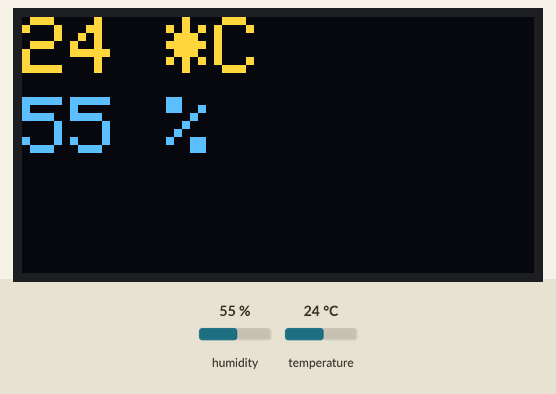
Recording of a sketch running on a simulated Arduino Uno, built with avr-gcc and run on an emulated ATmega328P. Shown: 128×64 one-colour display. The test bench sets the inputs (shaded band); at power-on: humidity 55 %, temperature 24 °C. The OLED is the two-colour kind (top 16 rows yellow); what the sketch prints to the serial monitor is not drawn.

Above: at 3.4 s.
3.5 s: humidity set to 22 %
At 6.3 s:
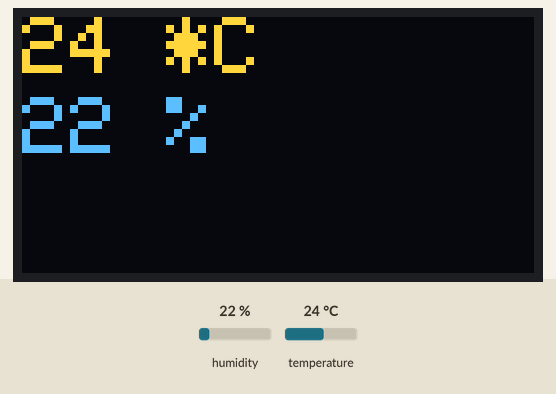
7.1 s: temperature set to 12 °C
At 8.9 s:
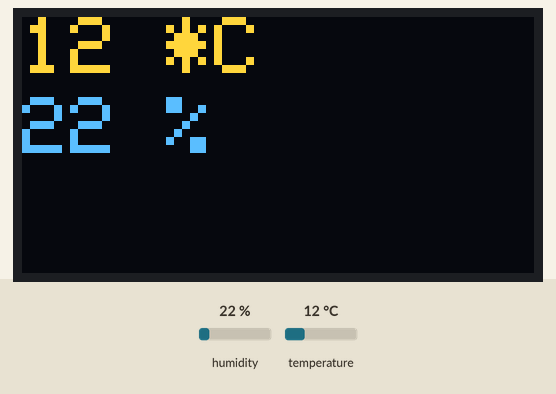
10.5 s: humidity set to 40 %
At 14.0 s:
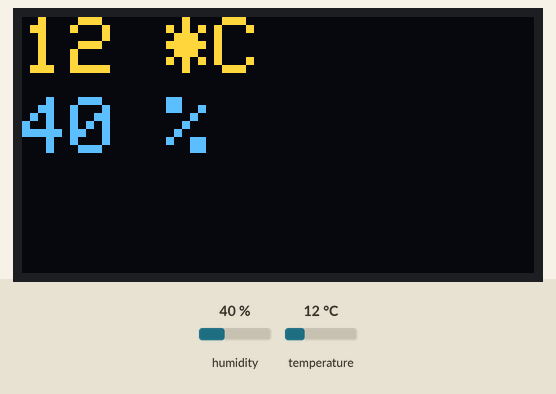
14.8 s: temperature set to 19 °C
At 16.7 s:
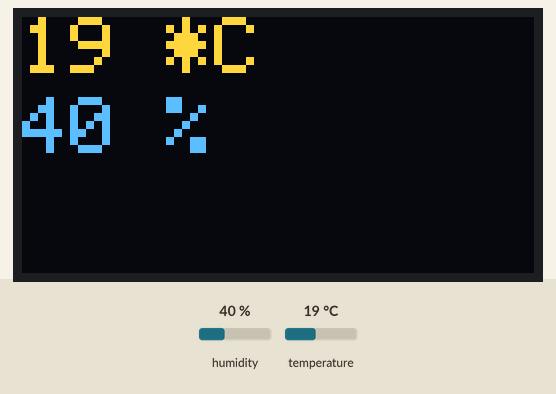
Timing chart, 0 to 18.2 s (numbered marks = the images above; inputs shaded):
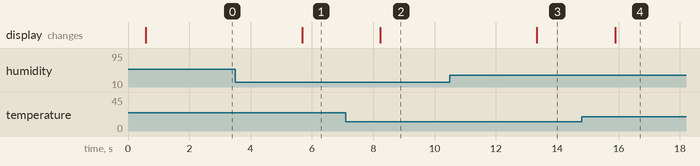

Measured:
- after the input at 3.5 s, the display: changes after 2.2 s (image 1)
- after the input at 7.1 s, the display: changes after 1.1 s (image 2)
- after the input at 10.5 s, the display: changes after 2.8 s (image 3)
- after the input at 14.8 s, the display: changes after 1.1 s (image 4)

The sketch:

DHT11_OLED.ino
```cpp
/*
Project: IoT Made Easy
Author: Mukesh Sankhla
Website: https://www.makerbrains.com
GitHub: https://github.com/MukeshSankhla
Social Media: Instagram @mukesh.diy
*/

#include <DHT11.h>
#include <Wire.h>
#include <Adafruit_GFX.h>
#include <Adafruit_SSD1306.h>

#define SCREEN_WIDTH 128
#define SCREEN_HEIGHT 64
#define OLED_RESET -1

Adafruit_SSD1306 display(SCREEN_WIDTH, SCREEN_HEIGHT, &Wire, OLED_RESET);
DHT11 dht11(5); // DHT11 sensor connected to pin 5

void setup() {
  Serial.begin(115200);

  // Initialize the OLED display
  if (!display.begin(SSD1306_SWITCHCAPVCC, 0x3C)) { // 0x3C is the I2C address of the OLED display
    Serial.println(F("SSD1306 allocation failed"));
    for (;;); // Infinite loop to stop execution
  }
  display.clearDisplay();
  display.setTextSize(2);
  display.setTextColor(WHITE);
}

void loop() {
  int temperature, humidity;

  // Attempt to read the temperature and humidity values from the DHT11 sensor
  int result = dht11.readTemperatureHumidity(temperature, humidity);

  // Check the results of the readings
  if (result == 0) {
    // Display the temperature and humidity on the OLED
    display.clearDisplay();
    display.setCursor(0, 0); // Set the cursor position at the top-left of the screen
    display.print(temperature);
    display.println(" *C");
    display.setCursor(0, 20);
    display.print(humidity);
    display.println(" %");
    display.display(); // Update the OLED display with the new data

    // Also print to Serial Monitor
    Serial.print("Temperature: ");
    Serial.print(temperature);
    Serial.print("*C, Humidity: ");
    Serial.print(humidity);
    Serial.println("%");
  } else {
    Serial.println("Failed to read from DHT11 sensor!");
  }

  delay(2000); // Wait for 2 seconds before reading again
}
```
